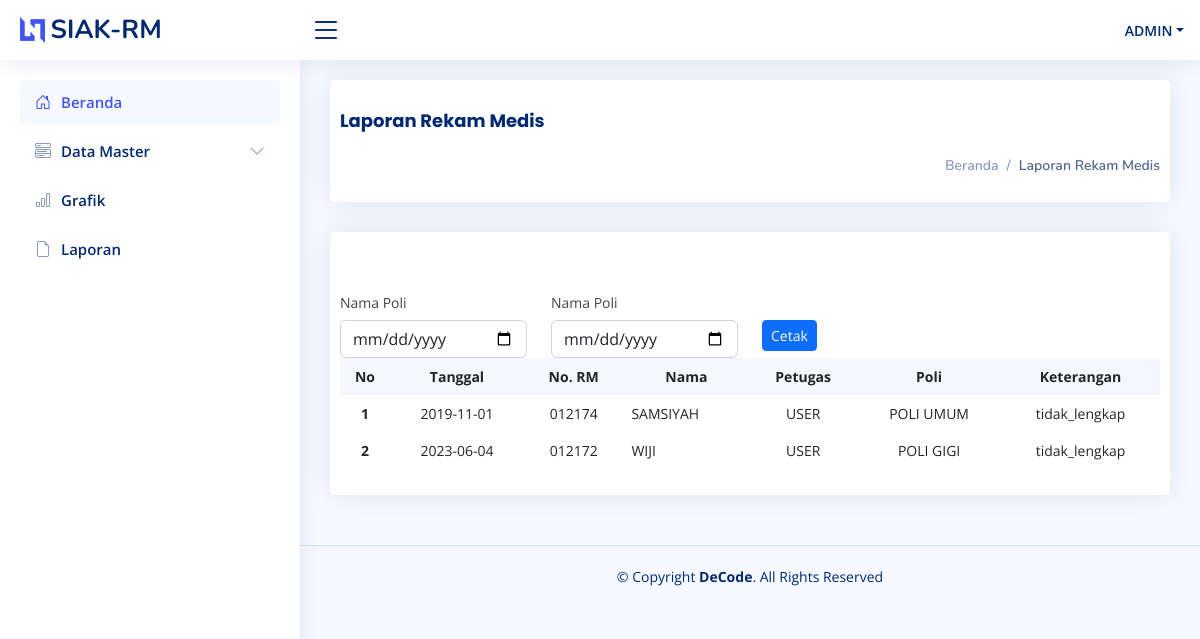
Screenshot of /SIAKRM/index.php/report with the database file from the repository.
### tables this page shows
CREATE TABLE `tb_users` (
  `id_user` int(11) UNSIGNED NOT NULL,
  `kd_user` varchar(10) NOT NULL,
  `nama_users` varchar(20) NOT NULL,
  `username` varchar(100) NOT NULL,
  `email` varchar(100) NOT NULL,
  `password` varchar(100) NOT NULL,
  `roles` int(11) UNSIGNED NOT NULL,
  `tempat_lahir` varchar(50) NOT NULL,
  `tanggal_lahir` date NOT NULL,
  `jenis_kelamin` enum('L','P') NOT NULL,
  `no_ktp` varchar(16) NOT NULL,
  `no_telp` varchar(13) NOT NULL,
  `agama` enum('ISLAM','PROTESTAN','KATOLIK','HINDU','BUDDHA','KHONGHUCU') NOT NULL,
  `alamat` text NOT NULL,
  `status` enum('verification','unverification') NOT NULL
);

CREATE TABLE `tb_analisis` (
  `id_analisis` int(11) UNSIGNED NOT NULL,
  `rm_id` int(11) UNSIGNED NOT NULL,
  `poli_id` int(11) UNSIGNED NOT NULL,
  `dokter_id` int(11) UNSIGNED NOT NULL,
  `petugas` varchar(100) NOT NULL,
  `status_kelengkapan` enum('lengkap','tidak_lengkap') NOT NULL,
  `tanggal` date NOT NULL
);

CREATE TABLE `tb_rekam_medis` (
  `id_rm` int(11) UNSIGNED NOT NULL,
  `nama` varchar(100) NOT NULL,
  `no_rm` varchar(10) NOT NULL,
  `no_bpjs` varchar(20) NOT NULL,
  `no_ktp` varchar(20) NOT NULL,
  `JK` enum('L','P') NOT NULL,
  `tanggal_lahir` date NOT NULL,
  `umur` varchar(3) NOT NULL,
  `alamat` text NOT NULL,
  `pekerjaan` varchar(50) NOT NULL,
  `keluhan` varchar(50) NOT NULL,
  `terapi` varchar(100) NOT NULL,
  `tensi` varchar(10) NOT NULL,
  `nadi` varchar(3) NOT NULL,
  `suhu` varchar(3) NOT NULL,
  `pernapasan` varchar(3) NOT NULL,
  `tinggi` varchar(3) NOT NULL,
  `berat` varchar(3) NOT NULL,
  `lingkar_perut` varchar(3) NOT NULL,
  `id_diagnosa` varchar(10) NOT NULL,
  `diagnosa` varchar(100) NOT NULL,
  `tindakan` varchar(100) NOT NULL
);

CREATE TABLE `tb_poli` (
  `id_poli` int(10) UNSIGNED NOT NULL,
  `kd_poli` varchar(10) NOT NULL,
  `nama_poli` varchar(50) NOT NULL
);

### SIAKRM/application/views/_partial/wrapper_content.php (called while the page is built)
<?php
$this->load->view("_partial/head.php");
$this->load->view("_partial/navbar.php");
$this->load->view("_partial/sidebar.php");
$this->load->view("_partial/heading.php");
$this->load->view("_partial/content.php");
$this->load->view("_partial/foot.php");

### SIAKRM/application/controllers/Report.php (called while the page is built, shortened)
<?php if ( ! defined('BASEPATH')) exit('No direct script access allowed');
class Report extends CI_Controller {
  public function __construct(){
    $this->load->model("M_AnalisisRM");
    $this->load->model("M_poli");
    $this->load->model("M_dokter");
    $this->load->model("M_RM");
    $this->load->model('M_report');
  }
  public function index(){
  	$data = [
        'tittle'        => 'SIAKRM - Laporan Rekam Medis',
        'judul'         => 'Laporan Rekam Medis',
        'head'          => 'Laporan Rekam Medis',
        'isi'           => 'rekam_medis/v_analisis_rm/load_report',
    	  'arm'           => $this->M_report->tampil_analisis()
    ];
    $this->load->view('_partial/wrapper_content', $data);
  }
}

### SIAKRM/index.php (called while the page is built, shortened)
<?php
require_once BASEPATH.'core/CodeIgniter.php';

### SIAKRM/application/libraries/Fungsi.php (called while the page is built, shortened)
<?php
class Fungsi {
	protected $ci;
	function __construct()
	{
		$this->ci =& get_instance();
	}
	function user_login()
	{
		$id_users = $this->ci->session->userdata('id_user');
		$user_data = $this->ci->M_login->get($id_users)->row();
		return $user_data;
	}
}

### SIAKRM/application/models/M_login.php (called while the page is built, shortened)
<?php
class M_login extends CI_Model{
    public function get($id = null)
    {
        $this->db->from('tb_users');
        $query = $this->db->get();
        return $query;
    }
}

### SIAKRM/application/views/_partial/content.php (called while the page is built)
<?php
if ($isi) {
    $this->load->view($isi);
}

### SIAKRM/application/models/M_report.php (called while the page is built, shortened)
<?php
class M_report extends CI_Model {
	public function tampil_analisis()
    {
        return $this->db->from('tb_analisis')
        	->join('tb_rekam_medis', 'tb_rekam_medis.id_rm=tb_analisis.rm_id')
        	->join('tb_poli', 'tb_poli.id_poli=tb_analisis.poli_id')
        	->join('tb_dokter', 'tb_dokter.id_dokter=tb_analisis.dokter_id')
        	->get()
            ->result();
    }
}

### SIAKRM/application/views/rekam_medis/v_analisis_rm/load_report.php (the view)
<section class="section dashboard">
    <div class="row">
        <div class="col-lg-12">
            <div class="row">
                <div class="col-12">
                    <div class="card recent-sales overflow-auto">
                        <div class="card-body">
                            <h5 class="card-title"></h5>
                            <form action="<?= base_url('report/pdf') ?>" method="post" target="_blank">
                            	<div class="row">
			                        <div class="col-lg-3">
			                            <div class="form-group">
			                                <label class="col-sm-6 col-form-label" for="nama_poli">Nama Poli</label>
			                                <input type="date" name="tanggalawal" class="form-control">
			                            </div>
			                        </div>
			                        <div class="col-lg-3">
			                            <div class="form-group">
			                                <label class="col-sm-6 col-form-label" for="nama_poli">Nama Poli</label>
			                                <input type="date" name="tanggalakhir" class="form-control">
			                            </div>
			                        </div>
			                        <div class="col-lg-3">
			                            <div class="form-group">
                                            <button style="margin-top: 35px;" type="submit" class="btn btn-sm btn-primary">Cetak</button>
			                            </div>
			                        </div>
			                    </div>
                            </form>
                            <table class="table table-borderless datatable">
                                <thead>
                                    <tr>
                                        <th scope="col" width="50px">
                                            <center>No</center>
                                        </th>
                                        <th scope="col">
                                            <center>Tanggal</center>
                                        </th>
                                        <th scope="col">
                                            <center>No. RM</center>
                                        </th>
                                        <th scope="col">
                                            <center>Nama</center>
                                        </th>
                                        <th scope="col">
                                            <center>Petugas</center>
                                        </th>
                                        <th scope="col">
                                            <center>Poli</center>
                                        </th>
                                        <th scope="col">
                                            <center>Keterangan</center>
                                        </th>
                                    </tr>
                                </thead>
                                <tbody>
                                    <?php
                                    $no = 1;
                                    foreach ($arm as $key => $a) {
                                    ?>
                                        <tr>
                                            <th scope="row">
                                                <center><?= $no++ ?></center>
                                            </th>
                                            <td>
                                                <center>
                                                	<?= $a->tanggal ?>
                                                </center>
                                            </td>
                                            <td>
                                                <center>
                                                	<?= $a->no_rm ?>
                                                </center>
                                            </td>
                                            <td>
                                                <?= $a->nama ?>
                                            </td>
                                            <td>
                                                <center>
                                                <?= $a->petugas ?>
                                                </center>
                                            </td>
                                            <td>
                                                <center>
                                                	<?= $a->nama_poli ?>
                                                </center>
                                            </td>
                                            <td>
                                                <center>
                                                <?= $a->status_kelengkapan ?>
                                                </center>
                                            </td>
                                        </tr>
                                    <?php } ?>
                                </tbody>
                            </table>
                        </div>
                    </div>
                </div>
            </div>
        </div>
    </div>
</section>
</main>

### SIAKRM/application/views/_partial/head.php (shortened to what this page needs)
<!DOCTYPE html>
<html lang="en">
<head>
    <link href="assets/vendor/bootstrap/css/bootstrap.min.css" rel="stylesheet">
    <link href="assets/vendor/bootstrap-icons/bootstrap-icons.css" rel="stylesheet">
    <link href="assets/vendor/boxicons/css/boxicons.min.css" rel="stylesheet">
    <link href="assets/vendor/quill/quill.snow.css" rel="stylesheet">
    <link href="assets/vendor/quill/quill.bubble.css" rel="stylesheet">
    <link href="assets/vendor/remixicon/remixicon.css" rel="stylesheet">
    <link href="assets/vendor/simple-datatables/style.css" rel="stylesheet">
    <link href="assets/css/style.css" rel="stylesheet">
</head>

### SIAKRM/application/views/_partial/navbar.php (shortened to what this page needs)
<body>
	<header id="header" class="header fixed-top d-flex align-items-center">
		<div class="d-flex align-items-center justify-content-between">
			<a href="<?= base_url('dashboard') ?>" class="logo d-flex align-items-center">
				<img src="assets/img/logo.png" alt="">
				<span class="d-none d-lg-block">SIAK-RM</span>
			</a>
			<i class="bi bi-list toggle-sidebar-btn"></i>
		</div>
		<nav class="header-nav ms-auto">
			<ul class="d-flex align-items-center">
				<li class="nav-item dropdown pe-3">
					<a class="nav-link nav-profile d-flex align-items-center pe-0" href="#" data-bs-toggle="dropdown">
						<span class="d-none d-md-block dropdown-toggle ps-2"><?= $this->fungsi->user_login()->nama_users ?></span>
					</a>
				</li>
			</ul>
		</nav>
	</header>

### SIAKRM/application/views/_partial/sidebar.php (shortened to what this page needs)
<aside id="sidebar" class="sidebar">
	<ul class="sidebar-nav" id="sidebar-nav">
		<li class="nav-item">
			<a class="nav-link " href="<?= base_url('dashboard') ?>">
				<i class="bi bi-house-door"></i>
				<span>Beranda</span>
			</a>
		</li>
		<li class="nav-item">
			<a class="nav-link collapsed" data-bs-target="#components-nav" data-bs-toggle="collapse" href="#">
				<i class="bi bi-menu-button-wide"></i><span>Data Master</span><i class="bi bi-chevron-down ms-auto"></i>
			</a>
		</li>
    <li class="nav-item">
      <a class="nav-link collapsed" href="<?= base_url('grafik') ?>">
        <i class="bi bi-bar-chart"></i>
        <span>Grafik</span>
      </a>
    </li>
		<li class="nav-item">
			<a class="nav-link collapsed" href="<?= base_url('report') ?>">
				<i class="bi bi-file-earmark"></i>
				<span>Laporan</span>
			</a>
		</li>
	</ul>
</aside>

### SIAKRM/application/views/_partial/heading.php
<main id="main" class="main">
    <div class="card">
        <div class="card-body">
            <h5 class="card-title"><b><?= $judul ?></b></h5>
            <nav class="d-flex justify-content-end">
                <ol class="breadcrumb">
                    <li class="breadcrumb-item"><a href="<?= base_url('dashboard') ?>">Beranda</a></li>
                    <li class="breadcrumb-item active"><?= $head ?></li>
                </ol>
            </nav>
        </div>
    </div>

### SIAKRM/application/views/_partial/foot.php (shortened to what this page needs)
<footer id="footer" class="footer">
    <div class="copyright">
        &copy; Copyright <strong><span>DeCode</span></strong>. All Rights Reserved
    </div>
    <div class="credits">
    </div>
</footer>
</body>
</html>

### SIAKRM-new/assets/css/style.css (style rules this page uses)
:root { scroll-behavior: smooth; }
body { font-family: "Open Sans", sans-serif; background: #f6f9ff; color: #444444; }
a { color: #4154f1; text-decoration: none; }
h1, h2, h3, h4, h5, h6 { font-family: "Nunito", sans-serif; }
#main { margin-top: 60px; padding: 20px 30px; transition: all 0.3s; }
.card { margin-bottom: 30px; border: none; border-radius: 5px; box-shadow: 0px 0 30px rgba(1, 41, 112, 0.1); }
.card-title { padding: 20px 0 15px 0; font-size: 18px; font-weight: 500; color: #012970; font-family: "Poppins", sans-serif; }
.card-body { padding: 10px 10px 10px 10px; }
.breadcrumb { font-size: 14px; font-family: "Nunito", sans-serif; color: #899bbd; font-weight: 600; }
.breadcrumb a { color: #899bbd; transition: 0.3s; }
.breadcrumb .breadcrumb-item::before { color: #899bbd; }
.breadcrumb .active { color: #51678f; font-weight: 600; }
.logo { line-height: 1; }
@media (min-width: 1200px) { .logo { width: 280px; } }
.logo img { max-height: 26px; margin-right: 6px; }
.logo span { font-size: 26px; font-weight: 700; color: #012970; font-family: "Nunito", sans-serif; }
.header { transition: all 0.5s; z-index: 997; height: 60px; box-shadow: 0px 2px 20px rgba(1, 41, 112, 0.1); background-color: #fff; padding-left: 20px; }
.header .toggle-sidebar-btn { font-size: 32px; padding-left: 10px; cursor: pointer; color: #012970; }
.header-nav ul { list-style: none; }
.header-nav>ul { margin: 0; padding: 0; }
.header-nav .nav-profile { color: #012970; }
.header-nav .nav-profile span { font-size: 14px; font-weight: 600; }
.sidebar { position: fixed; top: 60px; left: 0; bottom: 0; width: 300px; z-index: 996; transition: all 0.3s; padding: 20px; overflow-y: auto; scrollbar-width: thin; scrollbar-color: #aab7cf transparent; box-shadow: 0px 0px 20px rgba(1, 41, 112, 0.1); background-color: #fff; }
@media (min-width: 1200px) { #main, #footer { margin-left: 300px; } }
.sidebar-nav { padding: 0; margin: 0; list-style: none; }
.sidebar-nav li { padding: 0; margin: 0; list-style: none; }
.sidebar-nav .nav-item { margin-bottom: 5px; }
.sidebar-nav .nav-link { display: flex; align-items: center; font-size: 15px; font-weight: 600; color: #4154f1; transition: 0.3; background: #f6f9ff; padding: 10px 15px; border-radius: 4px; }
.sidebar-nav .nav-link i { font-size: 16px; margin-right: 10px; color: #4154f1; }
.sidebar-nav .nav-link.collapsed { color: #012970; background: #fff; }
.sidebar-nav .nav-link.collapsed i { color: #899bbd; }
.sidebar-nav .nav-link .bi-chevron-down { margin-right: 0; transition: transform 0.2s ease-in-out; }
.dashboard .recent-sales { font-size: 14px; }
.dashboard .recent-sales .table thead { background: #f6f6fe; }
.dashboard .recent-sales .table thead th { border: 0; }
.footer { padding: 20px 0; font-size: 14px; transition: all 0.3s; border-top: 1px solid #cddfff; }
.footer .copyright { text-align: center; color: #012970; }
.footer .credits { padding-top: 5px; text-align: center; font-size: 13px; color: #012970; }

### rows the page displays
tb_users: nama_users "ADMIN"
tb_analisis: tanggal "2019-11-01", tb_rekam_medis.no_rm "012174", tb_rekam_medis.nama "SAMSIYAH", petugas "USER", poli.nama_poli "POLI UMUM", status_kelengkapan "tidak_lengkap"
tb_analisis: tanggal "2023-06-04", tb_rekam_medis.no_rm "012172", tb_rekam_medis.nama "WIJI", petugas "USER", poli.nama_poli "POLI GIGI", status_kelengkapan "tidak_lengkap"

### other values shown
$judul "Laporan Rekam Medis"
$head "Laporan Rekam Medis"
